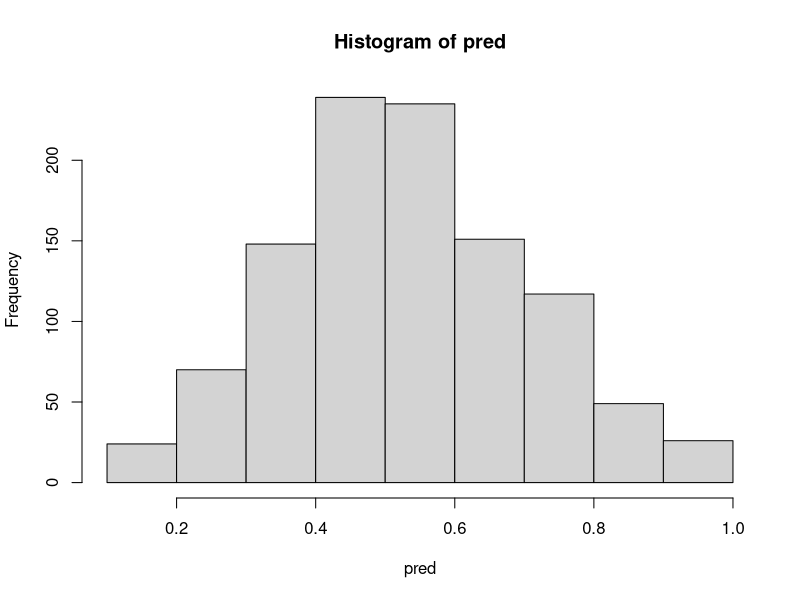
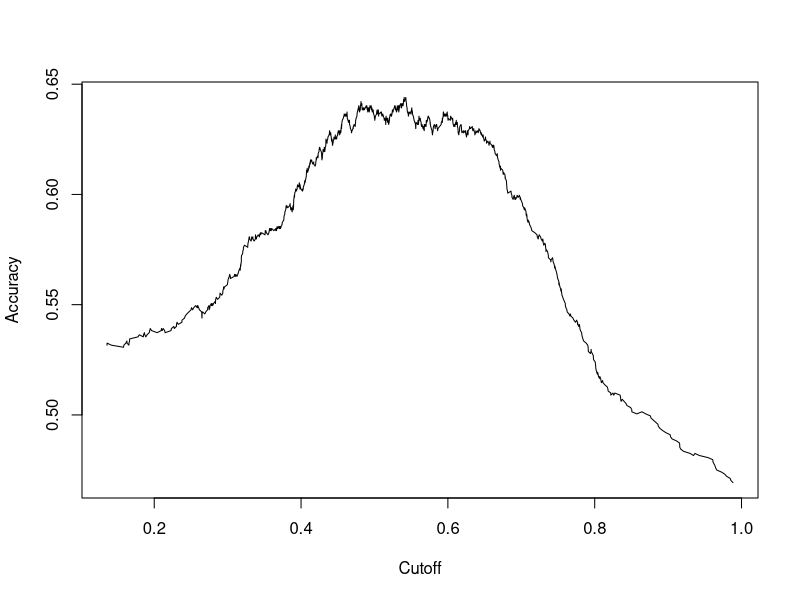

Source code (R) for these figures, in order:
#Read in Data Files
library(readr)
library(tidyverse)
library(rlang)
training <- read_csv("data/TrainingData.csv")
testing <- read_csv("data/TestingData.csv")

training <- training %>%
  dplyr::select(-shooterID)
testing <- testing %>%
  dplyr::select(-shooterID)

training <- as.data.frame(training)
testing <- as.data.frame(testing)

training[, 14] <- as.factor(training[, 14])
training[, 15] <- as.factor(training[, 15])

testing[, 14] <- as.factor(testing[, 14])
testing[, 15] <- as.factor(testing[, 15])

means <- apply(training[,1:13], 2, mean)
stdevs <- apply(training[,1:13], 2, sd)
training[,1:13] <- scale(training[,1:13], means, stdevs)

means <- apply(testing[,1:13], 2, mean)
stdevs <- apply(testing[,1:13], 2, sd)
testing[,1:13] <- scale(testing[,1:13], means, stdevs)

#Logistic Regression Model
library(nnet)
mymodel <- multinom(result~., data = training)

#Misclassification
p <- predict(mymodel, training)
tab <- table(p, training$result)
tab

1-sum(diag(tab))/sum(tab)

table(training$result)
563/1059

#Model Performance Evaluation
library(ROCR)
pred <- predict(mymodel, training, type = "prob")
head(pred)

head(training$result)

hist(pred)

pred <- prediction(pred, training$result)
eval <- performance(pred, "acc")
plot(eval)
